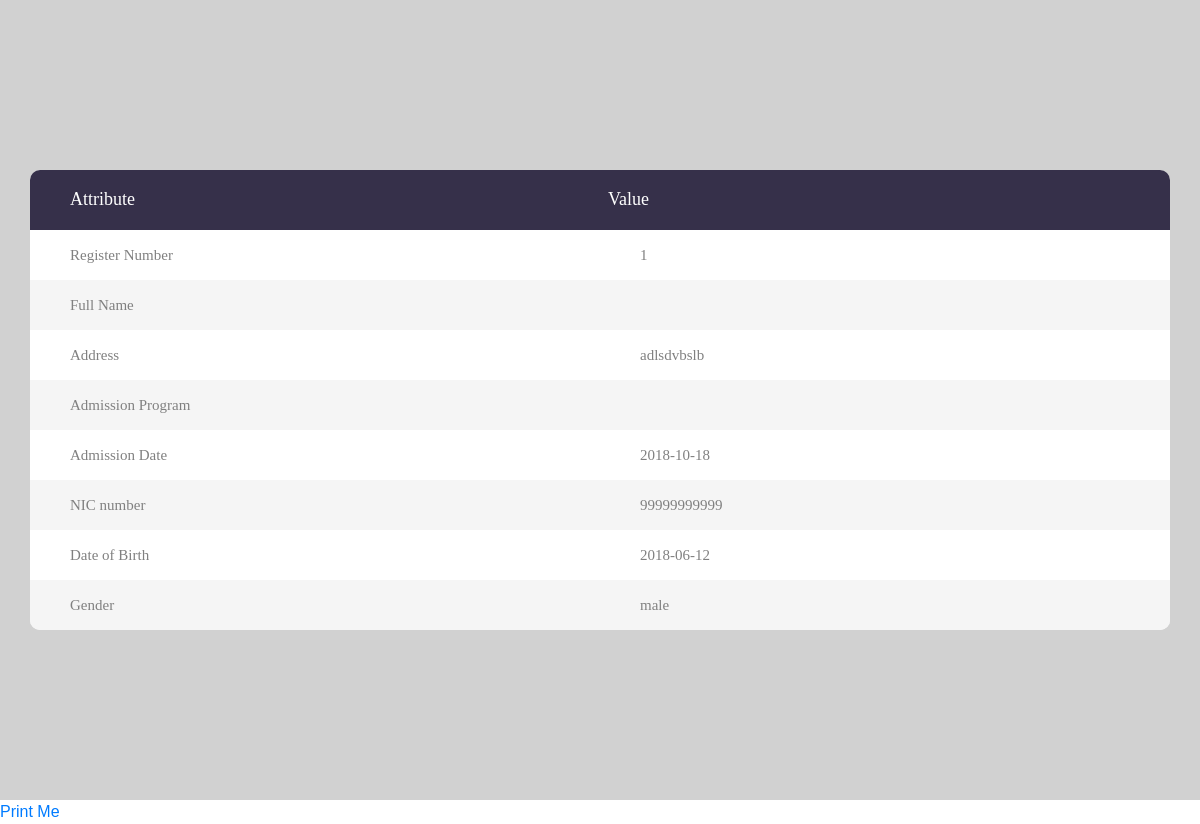
Screenshot of /reports/getSingleData.php?reg_no=1 with the database file from the repository.
### tables this page shows
CREATE TABLE `student` (
  `reg_no` int(11) NOT NULL,
  `address` varchar(50) NOT NULL,
  `date _of_add` date DEFAULT NULL,
  `NIC` varchar(11) DEFAULT NULL,
  `dob` date NOT NULL,
  `gender` enum('male','female','','') NOT NULL,
  `courseID` int(11) NOT NULL,
  `name` varchar(40) NOT NULL
);

### reports/getSingleData.php (the view, shortened to what this page needs)
<?php
$conn = OpenCon();
if(isset($_GET['reg_no'])){
	$id=$_GET['reg_no'];
	$sql="SELECT * FROM student WHERE reg_no=$id";
    $studentData=$conn -> query($sql);
}
$array = array();
while($row = mysqli_fetch_assoc($studentData)){
    $array[] = $row;
}
?>
<!DOCTYPE html>
<html lang="en">
<head>
	<link rel="stylesheet" type="text/css" href="vendor/bootstrap/css/bootstrap.min.css">
	<link rel="stylesheet" type="text/css" href="fonts/font-awesome-4.7.0/css/font-awesome.min.css">
	<link rel="stylesheet" type="text/css" href="vendor/animate/animate.css">
	<link rel="stylesheet" type="text/css" href="vendor/select2/select2.min.css">
	<link rel="stylesheet" type="text/css" href="vendor/perfect-scrollbar/perfect-scrollbar.css">
	<link rel="stylesheet" type="text/css" href="css/util.css">
	<link rel="stylesheet" type="text/css" href="css/main.css">
</head>
<body>
	<div class="limiter">
		<div class="container-table100">
			<div class="wrap-table100">
				<div class="table100">
					<table>
						<thead>
							<tr class="table100-head">
								<th class="column1">Attribute</th>
                                <th class="column2">Value</th>
							</tr>
						</thead>
						<tbody>
                        <?php foreach($array as $details)  ?>
								<tr>
                                    <td class="column1">Register Number</td>
                                    <td class="column1"><?php echo ($details['reg_no']); ?></td>
                                </tr>
                                <tr>
                                    <td class="column1">Full Name</td>
									<td class="column1"><?php echo ($details['username']); ?></td>
                                </tr>
                                <tr>
                                    <td class="column1">Address</td>
                                    <td class="column1"><?php echo ($details['address']); ?></td>
                                </tr>
                                <tr>
                                    <td class="column1">Admission Program</td>
									<td class="column1"><?php echo ($details['program_of_add']); ?></td>
                                </tr>
                                <tr>
                                    <td class="column1">Admission Date</td>
                                    <td class="column1"><?php echo ($details['date _of_add']); ?></td>
                                </tr>
                                <tr>
                                    <td class="column1">NIC number</td>
									<td class="column1"><?php echo ($details['NIC']); ?></td>
                                </tr>
                                <tr>
                                    <td class="column1">Date of Birth</td>
                                    <td class="column1"><?php echo ($details['dob']); ?></td>
                                </tr>
                                <tr>
                                    <td class="column1">Gender</td>
									<td class="column1"><?php echo ($details['gender']); ?></td>
                                </tr>
						</tbody>
					</table>
				</div>
			</div>
		</div>
	</div>
<a href="#" onclick="window.print(); return false;">Print Me</a>
</body>
</html>

### reports/css/main.css (style rules this page uses)
* { margin: 0px; padding: 0px; box-sizing: border-box; }
body, html { height: 100%; font-family: sans-serif; }
a { margin: 0px; transition: all 0.4s; -webkit-transition: all 0.4s; -o-transition: all 0.4s; -moz-transition: all 0.4s; }
.limiter { width: 100%; margin: 0 auto; }
.container-table100 { width: 100%; min-height: 100vh; background: rgb(209, 209, 209); display: -webkit-box; display: -webkit-flex; display: -moz-box; display: -ms-flexbox; display: flex; align-items: center; justify-content: center; flex-wrap: wrap; padding: 33px 30px; }
.wrap-table100 { width: 1170px; }
table { border-spacing: 1; border-collapse: collapse; background: white; border-radius: 10px; overflow: hidden; width: 100%; margin: 0 auto; position: relative; }
table * { position: relative; }
table td, table th { padding-left: 8px; }
table thead tr { height: 60px; background: #36304a; }
table tbody tr { height: 50px; }
table tbody tr:last-child { border: 0; }
table td, table th { text-align: left; }
.table100-head th { font-family: OpenSans-Regular; font-size: 18px; color: #fff; line-height: 1.2; font-weight: unset; }
tbody tr:nth-child(even) { background-color: #f5f5f5; }
tbody tr { font-family: OpenSans-Regular; font-size: 15px; color: #808080; line-height: 1.2; font-weight: unset; }
.column1 { width: 260px; padding-left: 40px; }
.column2 { width: 160px; }

### rows the page displays
student: reg_no "1", address "adlsdvbslb", date _of_add "2018-10-18", NIC "99999999999", dob "2018-06-12", gender "male"
